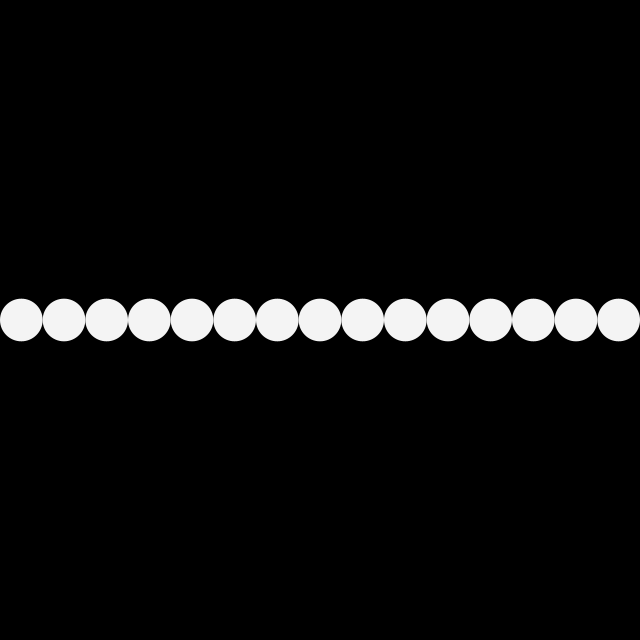
Frame 1 (no input)
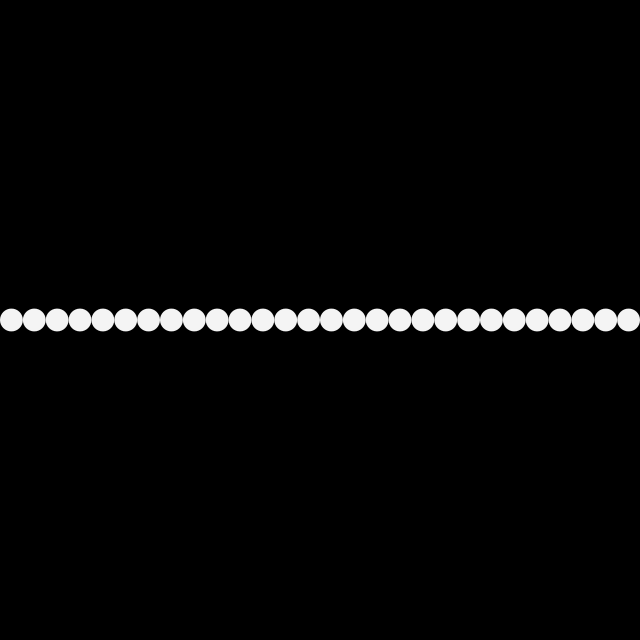
Frame 60 (the mouse pressed at the canvas centre just before this capture)
Frame 120 (the mouse held since frame 60 and released just before this capture): identical to frame 60, image omitted

The Processing sketch that drew these frames (run headless with seeded random() and noise(); from frame 60 on, the mouse is pressed at the canvas centre):

// Processing sketch: build
// ── build.pde
/*
 * further use cases
 * wave controlling the amoune of elements ( linear distribution )
 */

void setup() {
  size(640, 640);
  frameRate(30);
  fill(#f4f4f4);
  noStroke();
  smooth(6);
}

void draw () {
  background(0);
  // ---
  translate(0, height/2);
  int amount = int(map(sin(radians(frameCount)), -1, 1, 1, 30));
  float step = width / float(amount);
  translate(step / 2, 0);
  // ---
  for (float i = 0; i < amount; i++) {
    ellipse(i*step, 0, step, step);
  }
}
